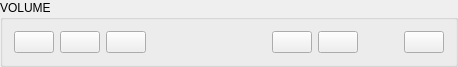
     <widget class="QGroupBox" name="groupBox">
      <property name="maximumSize">
       <size>
        <width>16777215</width>
        <height>62</height>
       </size>
      </property>
      <property name="title">
       <string>VOLUME</string>
      </property>
      <property name="flat">
       <bool>false</bool>
      </property>
      <layout class="QHBoxLayout" name="horizontalLayout_4">
       <item>
        <widget class="QPushButton" name="openDICOM">
         <property name="toolTip">
          <string>OPEN_DICOM_TOOLTIP</string>
         </property>
         <property name="text">
          <string/>
         </property>
         <property name="icon">
          <iconset resource="../../assets/resources.qrc">
           <normaloff>:/icons/folder-dicom.png</normaloff>:/icons/folder-dicom.png</iconset>
         </property>
         <property name="iconSize">
          <size>
           <width>21</width>
           <height>21</height>
          </size>
         </property>
        </widget>
       </item>
       <item>
        <widget class="QPushButton" name="openVolume">
         <property name="toolTip">
          <string>OPEN_VTI_TOOLTIP</string>
         </property>
         <property name="text">
          <string/>
         </property>
         <property name="icon">
          <iconset resource="../../assets/resources.qrc">
           <normaloff>:/icons/folder.png</normaloff>:/icons/folder.png</iconset>
         </property>
         <property name="iconSize">
          <size>
           <width>21</width>
           <height>21</height>
          </size>
         </property>
        </widget>
       </item>
       <item>
        <widget class="QPushButton" name="saveVolume">
         <property name="toolTip">
          <string>SAVE_VTI_TOOLTIP</string>
         </property>
         <property name="text">
          <string/>
         </property>
         <property name="icon">
          <iconset resource="../../assets/resources.qrc">
           <normaloff>:/icons/save.png</normaloff>:/icons/save.png</iconset>
         </property>
         <property name="iconSize">
          <size>
           <width>21</width>
           <height>21</height>
          </size>
         </property>
        </widget>
       </item>
       <item>
        <spacer name="horizontalSpacer_10">
         <property name="orientation">
          <enum>Qt::Horizontal</enum>
         </property>
         <property name="sizeHint" stdset="0">
          <size>
           <width>40</width>
           <height>20</height>
          </size>
         </property>
        </spacer>
       </item>
       <item>
        <spacer name="horizontalSpacer_25">
         <property name="orientation">
          <enum>Qt::Horizontal</enum>
         </property>
         <property name="sizeHint" stdset="0">
          <size>
           <width>40</width>
           <height>20</height>
          </size>
         </property>
        </spacer>
       </item>
       <item>
        <spacer name="horizontalSpacer_26">
         <property name="orientation">
          <enum>Qt::Horizontal</enum>
         </property>
         <property name="sizeHint" stdset="0">
          <size>
           <width>40</width>
           <height>20</height>
          </size>
         </property>
        </spacer>
       </item>
       <item>
        <widget class="QPushButton" name="filter">
         <property name="toolTip">
          <string>FILTER_TOOLTIP</string>
         </property>
         <property name="text">
          <string/>
         </property>
         <property name="icon">
          <iconset resource="../../assets/resources.qrc">
           <normaloff>:/icons/filter.png</normaloff>:/icons/filter.png</iconset>
         </property>
         <property name="iconSize">
          <size>
           <width>21</width>
           <height>21</height>
          </size>
         </property>
        </widget>
       </item>
       <item>
        <widget class="QPushButton" name="deleteVolumeParts">
         <property name="toolTip">
          <string>DELETE_MODE_TOOLTIP</string>
         </property>
         <property name="text">
          <string/>
         </property>
         <property name="icon">
          <iconset resource="../../assets/resources.qrc">
           <normaloff>:/icons/eraser.png</normaloff>:/icons/eraser.png</iconset>
         </property>
         <property name="iconSize">
          <size>
           <width>21</width>
           <height>21</height>
          </size>
         </property>
        </widget>
       </item>
       <item>
        <spacer name="horizontalSpacer_24">
         <property name="orientation">
          <enum>Qt::Horizontal</enum>
         </property>
         <property name="sizeHint" stdset="0">
          <size>
           <width>40</width>
           <height>20</height>
          </size>
         </property>
        </spacer>
       </item>
       <item>
        <widget class="QPushButton" name="exportVolumeImage">
         <property name="toolTip">
          <string>VOLUME_SCREENSHOT_TOOLTIP</string>
         </property>
         <property name="text">
          <string/>
         </property>
         <property name="icon">
          <iconset resource="../../assets/resources.qrc">
           <normaloff>:/icons/camera.png</normaloff>:/icons/camera.png</iconset>
         </property>
         <property name="iconSize">
          <size>
           <width>21</width>
           <height>21</height>
          </size>
         </property>
        </widget>
       </item>
      </layout>
     </widget>
